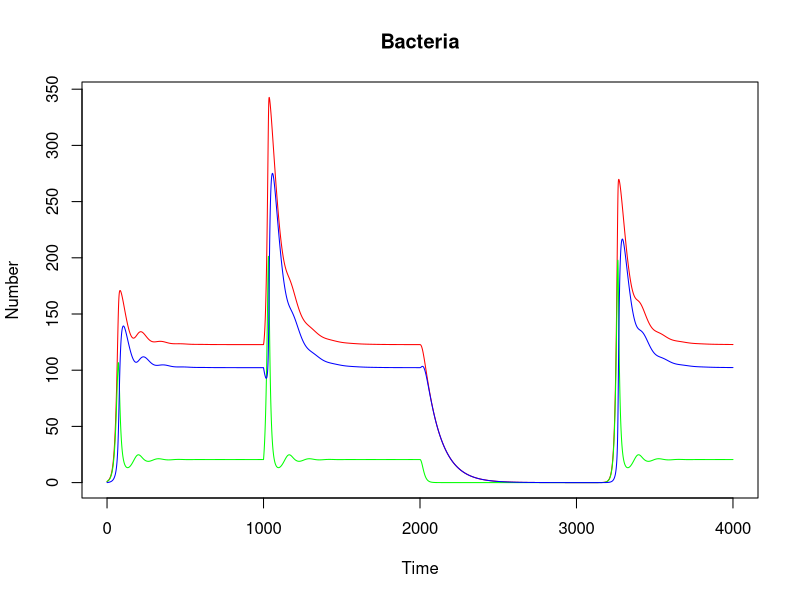
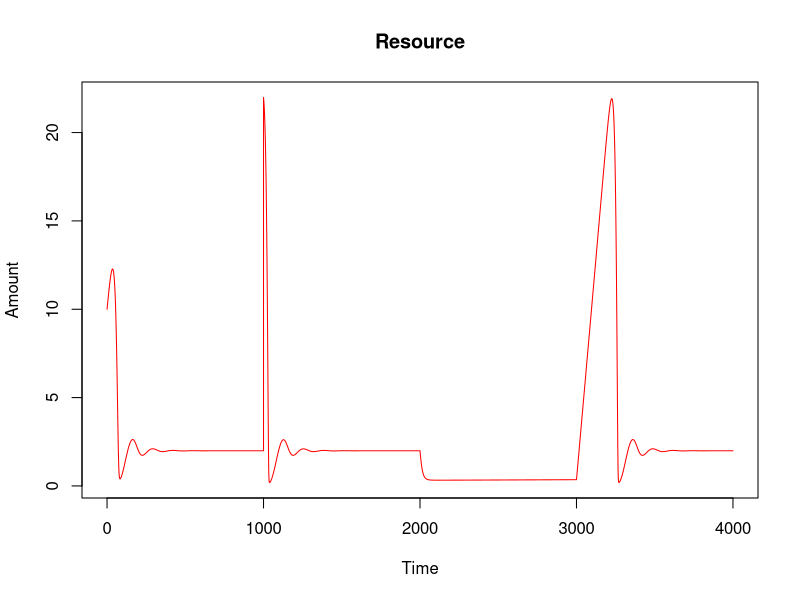

These figures' R source, in order:
#install.packages('deSolve')
require('deSolve')
library("deSolve")

# most initial parameters are up here, except infusion rate (since it's interesting to change)

V_max = 0.1
e = 1e-1
K_g = 2
C = 0.0001 
K_transfer = 0.10
K_untransfer = 0.0001
K_death = 0.01

# functions for ODE solving here

monod <- function(S, Ks){ # since it gets called a lot 
  return (S/(Ks+S))
}

clamp <- function(x, lower, upper){ # It's possible for a small approximation error to create a negative value, which causes issues
  if (x < lower){return(lower)}
  else if (x>upper){return(upper)}
  else{return(x)}
  
}

f <- function(t, y, params){ # Main ODE system
  N = y[1]
  R = y[2]
  S = y[3]
  i = params[1]
  
  RN = R#/(N+S)
  G <- V_max * monod(RN,K_g)*N
  T_S <- K_transfer*(1-monod(RN,K_g))*N
  T_N <- K_untransfer*monod(RN,K_g)*S
  
  dNdt <-  G - T_S + T_N
  dRdt <- -e*G +i+ C*(N+R)
  dSdt <- T_S - T_N - K_death*S  
  
  dNdt <- clamp(dNdt, lower=-N, upper=99999)
  dRdt <- clamp(dRdt, lower=-R, upper=99999)
  dSdt <- clamp(dSdt, lower=-S, upper=99999)
  
  temp <- c(dNdt, dRdt, dSdt)
  L = list(temp)
  
  return(list(temp))
}

# Playing with the model here. 
out = data.frame()

# Let the population grow to its normal equilibrium size
times <- seq(0,to=1000,by=0.1)
initials <- c(N=1, R=10, S=0)
out_1 <- as.data.frame(ode(func=f,y=initials,parms = c(i=0.1),times=times))
out <- rbind(out, out_1)

# Give the population some new resources
L = length(out$time)
times <- seq(out$time[L],to=out$time[L]+1000,by=0.1)
initials <- c(N=out$N[L], R=out$R[L]+20, S = out$S[L])
out_1 <- as.data.frame(ode(func=f,y=initials,parms = c(i=0.1),times=times))
out <- rbind(out, out_1)

# Remove the constant infusion of resources
L = length(out$time)
times <- seq(out$time[L],to=out$time[L]+1000,by=0.1)
initials <- c(N=out$N[L], R=out$R[L], S = out$S[L])
out_1 <- as.data.frame(ode(func=f,y=initials,parms = c(i=0.0),times=times))
out <- rbind(out, out_1)

# Bring the population back
L = length(out$time)
times <- seq(out$time[L],to=out$time[L]+1000,by=0.1)
initials <- c(N=out$N[L], R=out$R[L], S = out$S[L])
out_1 <- as.data.frame(ode(func=f,y=initials,parms = c(i=0.1),times=times))
out <- rbind(out, out_1)

# Plot our populations over time (I can't make a nice legend right now; RED is total bacteria, BLUE is stationary phase, GREEN is growth phase)
plot(out$time,out$S+out$N, type='l', col='red', main='Bacteria', xlab = 'Time', ylab = 'Number')
lines(out$time,out$N, type='l', col='green')
lines(out$time, out$S, type='l', col='blue')

plot(out$time,out$R, type='l', col='red', main='Resource', xlab = 'Time', ylab = 'Amount')
